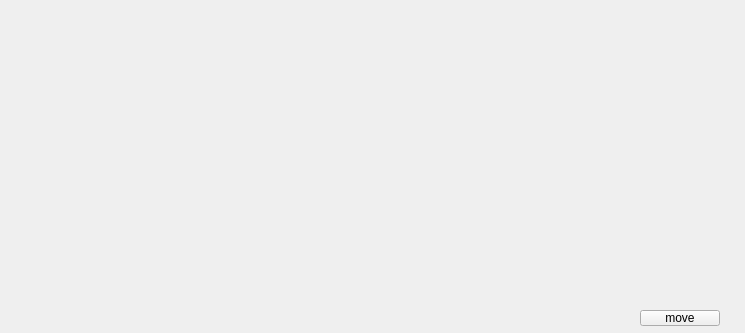
<?xml version="1.0" encoding="UTF-8"?>
<ui version="4.0">
 <class>Widget</class>
 <widget class="QWidget" name="Widget">
  <property name="geometry">
   <rect>
    <x>0</x>
    <y>0</y>
    <width>745</width>
    <height>333</height>
   </rect>
  </property>
  <property name="windowTitle">
   <string>Widget</string>
  </property>
  <widget class="QPushButton" name="btn_move">
   <property name="geometry">
    <rect>
     <x>640</x>
     <y>310</y>
     <width>80</width>
     <height>16</height>
    </rect>
   </property>
   <property name="text">
    <string>move</string>
   </property>
  </widget>
 </widget>
 <layoutdefault spacing="6" margin="11"/>
 <resources/>
 <connections/>
</ui>
